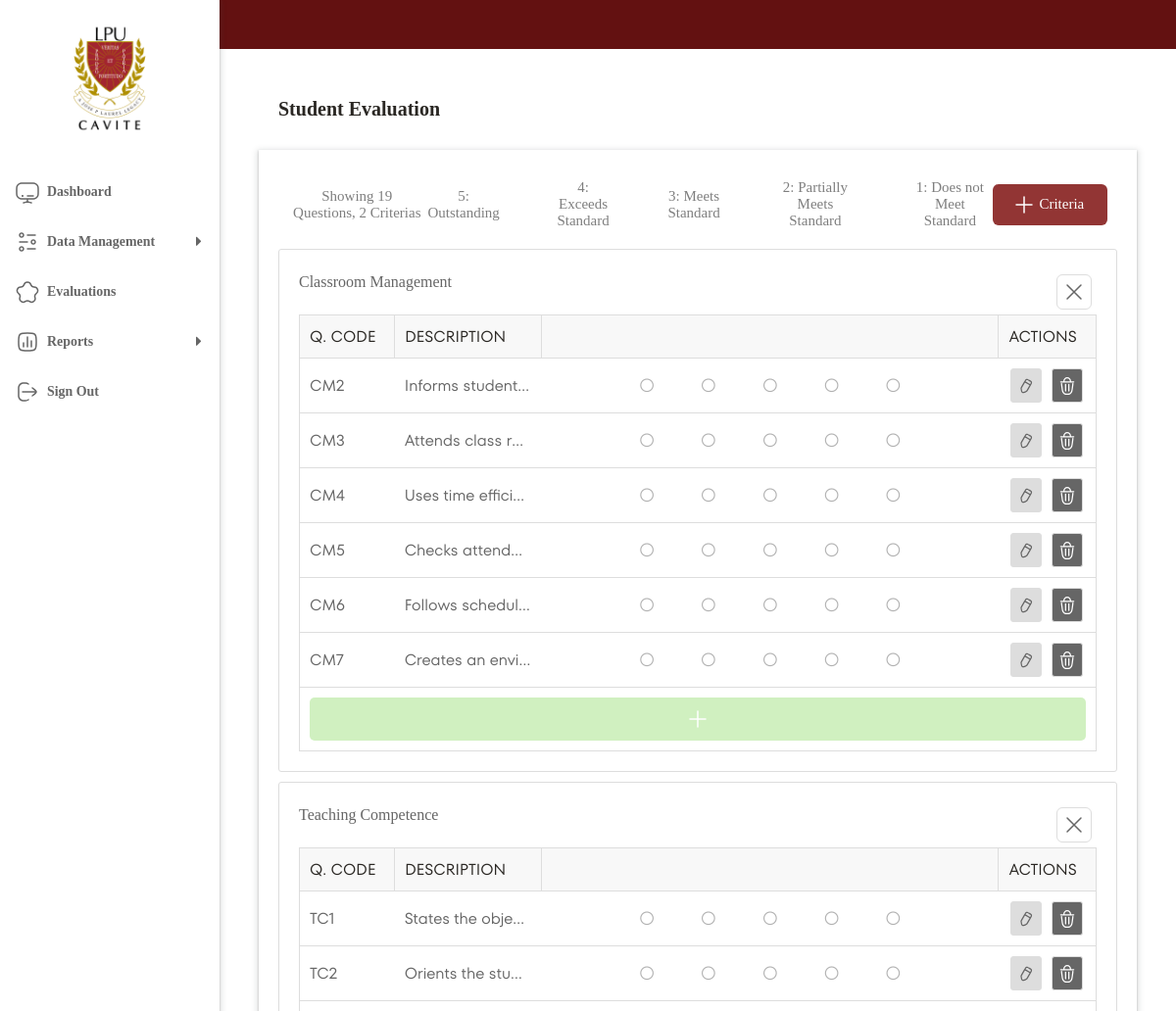
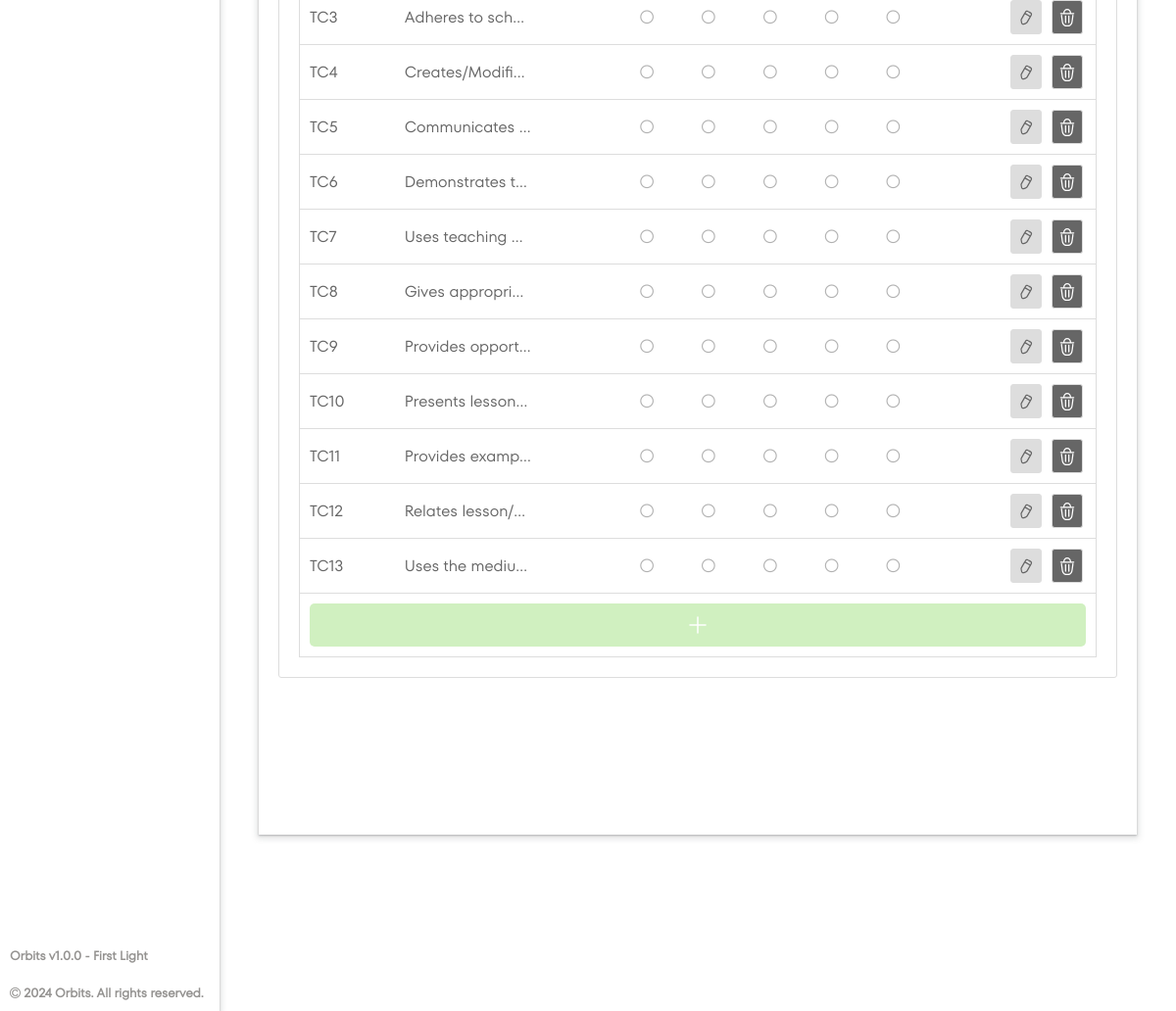
The app's page /backend/data_handling/survey/view_survey.php?survey_id=1 (signed in) with its own data (2 pictures, top to bottom).
### tables this page shows
CREATE TABLE `surveys` (
  `survey_id` int(11) NOT NULL,
  `survey_name` varchar(255) NOT NULL,
  `created_at` timestamp NOT NULL DEFAULT current_timestamp(),
  `target_role` enum('Student','Faculty','Program_chair','Self') DEFAULT NULL
);

CREATE TABLE `questions` (
  `question_id` int(11) NOT NULL,
  `question_text` text NOT NULL,
  `created_at` timestamp NOT NULL DEFAULT current_timestamp(),
  `question_code` varchar(50) DEFAULT NULL,
  `criteria_id` int(11) DEFAULT NULL
);

### backend/data_handling/survey/view_survey.php (the view, shortened to what this page needs)
<?php
include ROOT_PATH . '/backend/db/dbconnect.php';
$survey_id = isset($_GET['survey_id']) ? mysqli_real_escape_string($con, $_GET['survey_id']) : '';
$survey_query = "
    SELECT survey_name
    FROM surveys
    WHERE survey_id = '$survey_id'
";
$survey_result = mysqli_query($con, $survey_query);
$survey = mysqli_fetch_array($survey_result);
$questions_query = "
SELECT
    q.question_id,
    q.question_text,
    q.question_code,
    c.criteria_id,
    c.description
FROM
    questions_criteria c
LEFT JOIN
    questions q ON q.criteria_id = c.criteria_id
WHERE
    c.survey_id = '$survey_id'
ORDER BY
    c.description;
";
$questions_result = mysqli_query($con, $questions_query);
$num_rows = mysqli_num_rows($questions_result);
$questions_by_criteria = [];
while ($question = mysqli_fetch_assoc($questions_result)) {
    $questions_by_criteria[$question['description']][] = $question;
}
$num_criteria = count($questions_by_criteria);
?>
<!DOCTYPE html>
<html lang="en">
<head>
    <link rel="stylesheet" href="../../../frontend/templates/admin-style.css">
    <link rel="stylesheet" href="https://cdnjs.cloudflare.com/ajax/libs/font-awesome/4.7.0/css/font-awesome.min.css">
</head>
<body>
    <?php include '../../../frontend/layout/navbar.php'; ?>
    <?php include '../../../frontend/layout/sidebar.php'; ?>
    <main>
        <div class="upperMain">
            <div>
                <h1><?= htmlspecialchars($survey['survey_name']); ?></h1>
            </div>
        </div>
        <div class="content">
            <div class="legend">
                <div>
                    <p>Showing <?= $num_rows ?>
                        <?= $num_rows == 1 ? 'Question,' : 'Questions, ' ?><?= $num_criteria ?><?= $num_criteria == 1 ? ' Criteria,' : ' Criterias' ?>
                    </p>
                </div>
                <div class="rating-legend">
                    <div>
                        <p>5: Outstanding</p>
                    </div>
                    <div>
                        <p>4: Exceeds Standard</p>
                    </div>
                    <div>
                        <p>3: Meets Standard</p>
                    </div>
                    <div>
                        <p>2: Partially Meets Standard</p>
                    </div>
                    <div>
                        <p>1: Does not Meet Standard</p>
                    </div>
                </div>
                <div>
                    <button id="openModalBtn-add-criteria" class="add-btn" data-toggle="modal"
                        data-target="#addCriteriaModal">
                        <img src="../../../frontend/assets/icons/add.svg">&nbsp;Criteria&nbsp;
                    </button>
                </div>
            </div>
            <?php foreach ($questions_by_criteria as $criteria_description => $questions): ?>
                <div class="survey-box">
                    <div class="criteria-header">
                        <div class="criteria-title"><?= htmlspecialchars($criteria_description); ?></div>
                        <div>
                            <form name="deleteForm" action="delete_criteria.php" method="POST">
                                <button type="submit" class="cancel-btn">
                                    <img src="../../../frontend/assets/icons/close.svg" alt="Delete Icon">
                                </button>
                            </form>
                        </div>
                    </div>
                    <div class="table">
                        <table>
                            <thead>
                                <tr>
                                    <th width="100px">Q. Code</th>
                                    <th>Description</th>
                                    <th width="500px"></th>
                                    <th width="100px">Actions</th>
                                </tr>
                            </thead>
                            <tbody>
                                <?php foreach ($questions as $question): ?>
                                    <?php if (empty($question['question_code']) || empty($question['question_text'])): ?>
                                        <tr>
                                            <td colspan="4">No question available on this criteria.</td>
                                        </tr>
                                    <?php else: ?>
                                        <tr>
                                            <td><?= htmlspecialchars($question['question_code']); ?></td>
                                            <td><?= htmlspecialchars($question['question_text']); ?></td>
                                            <td>
                                                <div class="visual-rating">
                                                    <i class="fa fa-circle-thin" aria-hidden="true"></i>
                                                    <i class="fa fa-circle-thin" aria-hidden="true"></i>
                                                    <i class="fa fa-circle-thin" aria-hidden="true"></i>
                                                    <i class="fa fa-circle-thin" aria-hidden="true"></i>
                                                    <i class="fa fa-circle-thin" aria-hidden="true"></i>
                                                </div>
                                            </td>
                                            <td>
                                                <div class="action-btns">
                                                    <button class="edit-btn" data-toggle="modal"
                                                        data-target="#editModal<?= $question['question_id']; ?>"
                                                        data-question_id="<?= $question['question_id']; ?>"
                                                        data-question_text="<?= htmlspecialchars($question['question_text']); ?>"
                                                        data-criteria_id="<?= $question['criteria_id']; ?>"
                                                        data-criteria_description="<?= htmlspecialchars($criteria_description); ?>">
                                                        <img src="../../../frontend/assets/icons/edit.svg">
                                                    </button>
                                                    <form name="deleteForm" action="delete_question.php" method="POST">
                                                        <button type="submit" class="delete-btn">
                                                            <img src="../../../frontend/assets/icons/delete.svg" alt="Delete Icon">
                                                        </button>
                                                    </form>
                                                </div>
                                            </td>
                                        </tr>
                                    <?php endif; ?>
                                <?php endforeach; ?>
                                <tr>
                                    <td colspan="4" class="add-question">
                                        <div>
                                            <button class="insert-btn full-td-btn" data-toggle="modal"
                                                data-target="#addQuestionModal"
                                                data-criteria_id="<?= $questions[0]['criteria_id']; ?>"
                                                data-criteria_description="<?= htmlspecialchars($criteria_description); ?>"
                                                onclick="setCriteriaData(this)">
                                                <img src="../../../frontend/assets/icons/add.svg">
                                            </button>
                                        </div>
                                    </td>
                                </tr>
                            </tbody>
                        </table>
                    </div>
                </div>
            <?php endforeach; ?>
        </div>
    </main>
</body>
</html>

### frontend/templates/admin-style.css (style rules this page uses)
* { margin: 0; padding: 0; box-sizing: border-box; text-decoration: none; border: 0; list-style: none; appearance: none; }
p { font-size: 15px; padding: 2px; }
h1 { font-weight: 800; font-size: 1.8rem; color: #2A2723; }
body { font-family: myFont; min-height: 100vh; display: grid; grid-template-columns: 14rem 1fr; grid-template-rows: auto 1fr; grid-template-areas: "sidebar navbar" "sidebar main"; overflow: hidden; background-image: none; }
main { grid-area: main; height: calc(100vh - 50px); display: flex; flex-direction: column; }
.upperMain { padding: 20px; text-align: left; }
.upperMain h1 { font-size: 20px; font-weight: bold; margin-top: 30px; margin-bottom: 10px; }
.upperMain div { margin-left: 40px; }
.content { background-color: white; padding: 20px; box-shadow: rgba(60, 64, 67, 0.3) 0px 1px 2px 0px, rgba(60, 64, 67, 0.15) 0px 2px 6px 2px; overflow: auto; height: auto; margin: 40px; margin-top: 0px; flex-grow: 1; display: flex; flex-direction: column; }
.add-btn { margin: 0; background-color: #923534; color: white; border: none; text-decoration: none; display: inline-flex; align-items: center; justify-content: center; cursor: pointer; padding: 9px 20px; border-radius: 6px; font-family: myFont; font-size: 15px; font-weight: lighter; transition: all 0.2s ease; }
.add-btn img { display: inline-flex; align-items: center; justify-content: center; transform: scale(1); transition: transform 0.2s cubic-bezier(.73, 0, .27, 1); }
.add-question button { transition-duration: .2s; }
.add-question button { background-color: #D0F0C0; border: none; color: white; padding: 10px; width: 100%; text-align: center; cursor: pointer; font-size: 16px; border-radius: 5px; display: flex; justify-content: center; align-items: center; }
.add-question button img { transition-duration: .2s; }
.cancel-btn { padding: 10px 20px; margin: 5px; cursor: pointer; background-color: white; color: #666; border: 1px solid #ddd; border-radius: 6px; font-size: 12px; font-weight: lighter; text-decoration: none; display: inline-flex; align-items: center; justify-content: center; cursor: pointer; transition: all 0.2s ease; }
.table table { width: 100%; border-collapse: collapse; font-family: myFont2; }
.table th { background-color: #F8F8F8; color: #2A2723; border: 1px solid #ddd; font-weight: lighter; padding: 10px; text-align: left; text-transform: uppercase; }
.table tr { transition: background-color 0.1s ease, transform 0.2s ease; margin: 1px; border: 1px solid #ddd; }
.table td { text-align: left; padding: 10px; color: #666; word-wrap: break-word; white-space: normal; white-space: nowrap; overflow: hidden; text-overflow: ellipsis; max-width: 150px; }
.table img { display: flex; justify-content: center; align-items: center; border-radius: 100%; }
.visual-rating { text-align: center; }
.visual-rating i { opacity: .5; margin: 0 5%; color: #666; }
.add-question { text-align: center; }
.action-btns { display: flex; gap: 10px; justify-content: center; }
.edit-btn { background-color: #ddd; border: 1px solid #ddd; color: #2A2723; transition-duration: .2s; font-size: 15px; text-decoration: none; cursor: pointer; padding: 5px; border-radius: 3px; }
.edit-btn img, .delete-btn img { width: 20px; height: 20px; }
.delete-btn { background-color: #666; border: 1px solid #ddd; color: #F8F8F8; transition-duration: .2s; font-size: 15px; text-decoration: none; cursor: pointer; border-radius: 3px; padding: auto; padding: 5px; }
.edit-btn, .delete-btn { display: flex; align-items: center; justify-content: center; width: auto; height: 35px; }
.survey-box { border: 1px solid #ddd; border-radius: 3px; padding: 20px; margin-top: 10px; }
.criteria-header { display: flex; justify-content: space-between; align-items: center; }
.criteria-title { margin-bottom: 20px; color: #666; }
.criteria-header button { padding: 5px; }
.legend { display: flex; justify-content: space-between; align-items: center; padding: 10px; }
.rating-legend { display: flex; justify-content: space-evenly; align-items: center; gap: 50px; }
.legend p { text-align: center; font-family: myFont; font-size: 15px; opacity: .5; padding-top: 0; padding-bottom: 0; }

### records on screen
surveys: survey_name "Student Evaluation"
questions: question_code "CM2", question_text "Informs student…"
questions: question_code "CM3", question_text "Attends class r…"
questions: question_code "CM4", question_text "Uses time effici…"
questions: question_code "CM5", question_text "Checks attend…"
questions: question_code "CM6", question_text "Follows schedul…"
questions: question_code "CM7", question_text "Creates an envi…"
questions: question_code "TC1", question_text "States the obje…"
questions: question_code "TC2", question_text "Orients the stu…"
questions: question_code "TC3", question_text "Adheres to sch…"
questions: question_code "TC4", question_text "Creates/Modifi…"
questions: question_code "TC5", question_text "Communicates…"
questions: question_code "TC6", question_text "Demonstrates t…"
questions: question_code "TC7", question_text "Uses teaching…"
questions: question_code "TC8", question_text "Gives appropri…"
questions: question_code "TC9", question_text "Provides opport…"
questions: question_code "TC10", question_text "Presents lesson…"
questions: question_code "TC11", question_text "Provides examp…"
questions: question_code "TC12", question_text "Relates lesson/…"
questions: question_code "TC13", question_text "Uses the mediu…"

### other values on screen
$num_rows "19"
$num_criteria "2"
$criteria_description "Classroom Management"
$criteria_description "Teaching Competence"
